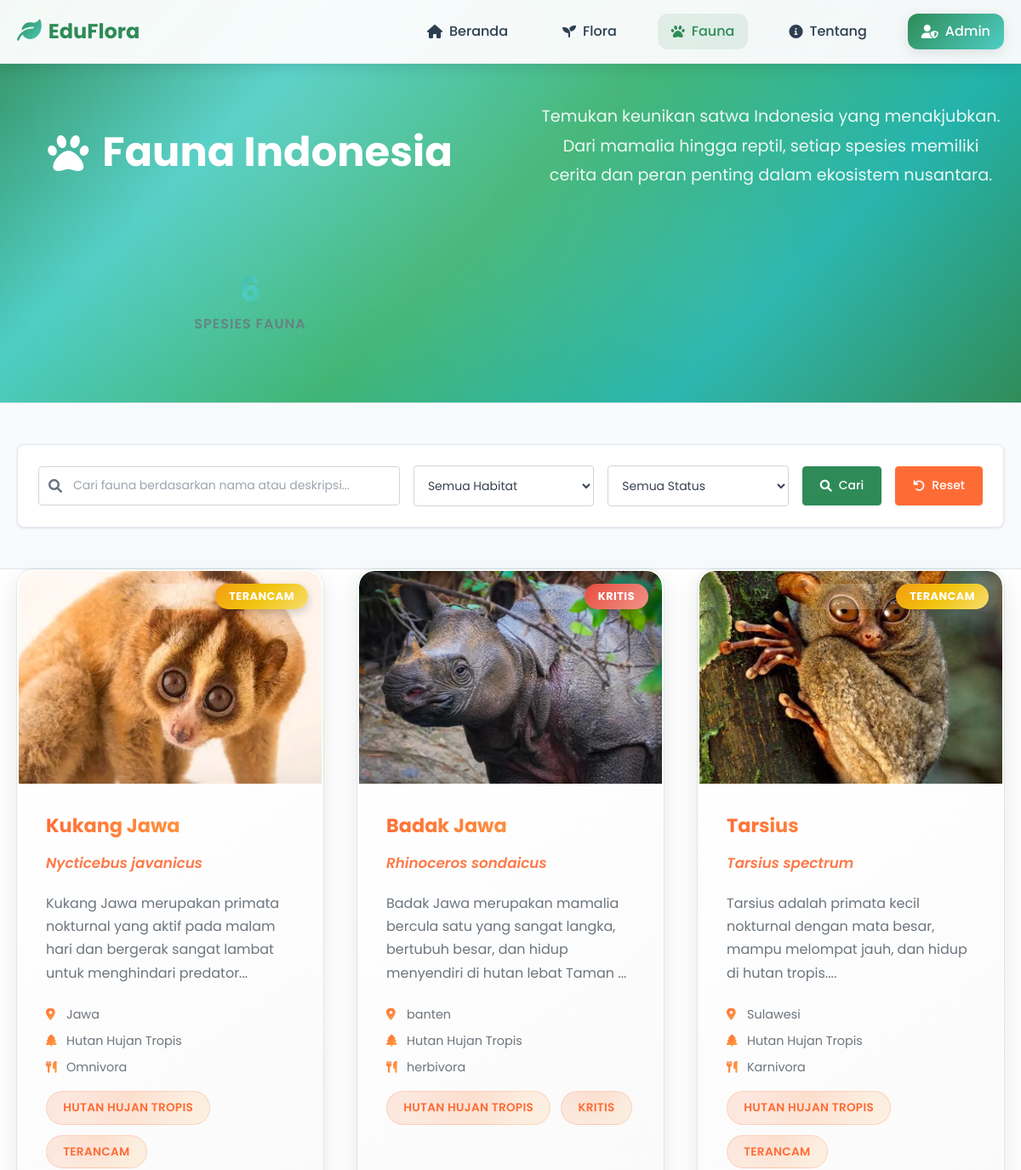
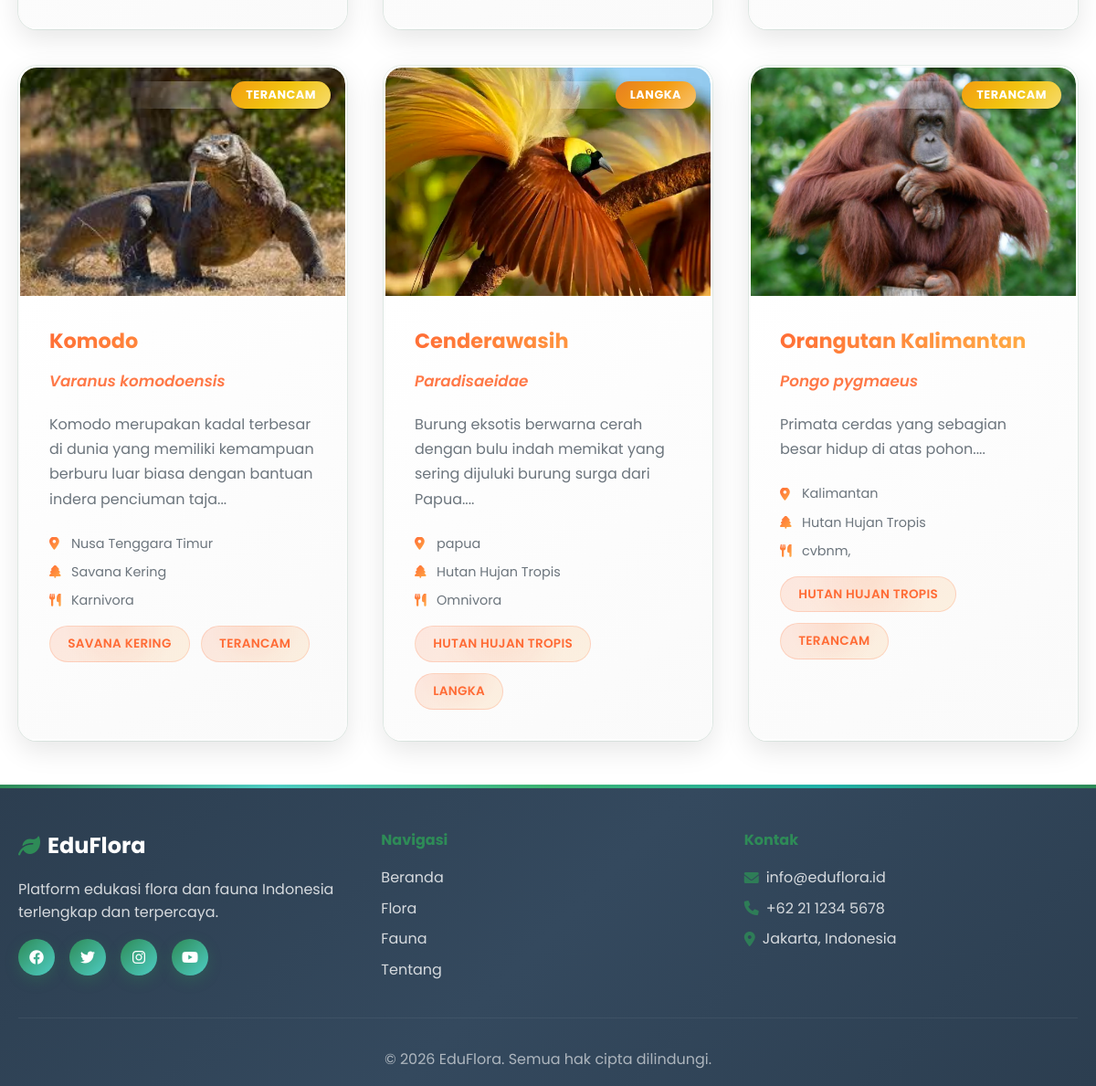
The page /fauna.php on the database its author committed (2 pictures, top to bottom).
### tables this page shows
CREATE TABLE `fauna` (
  `id` int NOT NULL,
  `nama` varchar(255) NOT NULL,
  `nama_ilmiah` varchar(255) NOT NULL,
  `deskripsi` text NOT NULL,
  `habitat` varchar(255) NOT NULL,
  `habitat_detail` text,
  `asal_daerah` varchar(255) NOT NULL,
  `status_konservasi` enum('Aman','Terancam','Langka','Kritis','Punah di Alam') DEFAULT 'Aman',
  `makanan` varchar(255) DEFAULT NULL,
  `perilaku` text,
  `ciri_fisik` text,
  `image` varchar(500) DEFAULT 'assets/images/default-fauna.jpg',
  `created_at` timestamp NULL DEFAULT CURRENT_TIMESTAMP,
  `updated_at` timestamp NULL DEFAULT CURRENT_TIMESTAMP ON UPDATE CURRENT_TIMESTAMP
);

### fauna.php (the view, shortened to what this page needs)
<?php
include 'config/database.php';
$page = isset($_GET['page']) ? (int)$_GET['page'] : 1;
$limit = 12;
$offset = ($page - 1) * $limit;
$search = isset($_GET['search']) ? mysqli_real_escape_string($conn, $_GET['search']) : '';
$where_conditions = [];
$where_clause = !empty($where_conditions) ? 'WHERE ' . implode(' AND ', $where_conditions) : '';
$count_query = "SELECT COUNT(*) as total FROM fauna $where_clause";
$count_result = mysqli_query($conn, $count_query);
$total_records = mysqli_fetch_assoc($count_result)['total'];
$query = "SELECT * FROM fauna $where_clause ORDER BY created_at DESC LIMIT $limit OFFSET $offset";
$result = mysqli_query($conn, $query);
?>
<!DOCTYPE html>
<html lang="id">
<head>
    <link rel="stylesheet" href="assets/css/style.css">
    <link rel="stylesheet" href="https://cdnjs.cloudflare.com/ajax/libs/font-awesome/6.0.0/css/all.min.css">
</head>
<body>
    <nav class="navbar">
        <div class="nav-container">
            <div class="nav-logo">
                <i class="fas fa-leaf"></i>
                <span>EduFlora</span>
            </div>
            <ul class="nav-menu">
                <li><a href="index.php" class="nav-link"><i class="fas fa-home"></i> Beranda</a></li>
                <li><a href="flora.php" class="nav-link"><i class="fas fa-seedling"></i> Flora</a></li>
                <li><a href="fauna.php" class="nav-link active"><i class="fas fa-paw"></i> Fauna</a></li>
                <li><a href="index.php#about" class="nav-link"><i class="fas fa-info-circle"></i> Tentang</a></li>
                <li><a href="admin/login.php" class="nav-link admin-btn"><i class="fas fa-user-shield"></i> Admin</a></li>
            </ul>
        </div>
    </nav>
    <section class="page-hero" style="background: var(--gradient-secondary);">
        <div class="container">
            <div class="hero-content">
                <h1 class="page-title">
                    <i class="fas fa-paw"></i>
                    Fauna Indonesia
                </h1>
                <p class="page-description">
                    Temukan keunikan satwa Indonesia yang menakjubkan.
                    Dari mamalia hingga reptil, setiap spesies memiliki cerita dan peran penting dalam ekosistem nusantara.
                </p>
                <div class="page-stats">
                    <div class="stat-item">
                        <span class="stat-number"><?php echo number_format($total_records); ?></span>
                        <span class="stat-label">Spesies Fauna</span>
                    </div>
                </div>
            </div>
        </div>
    </section>
    <section class="search-section">
        <div class="container">
            <form method="GET" class="search-form">
                <div class="search-grid">
                    <div class="search-input-group">
                        <i class="fas fa-search"></i>
                        <input type="text" name="search" placeholder="Cari fauna berdasarkan nama atau deskripsi..."
                               value="<?php echo htmlspecialchars($search); ?>">
                    </div>
                    <select name="habitat">
                        <option value="">Semua Habitat</option>
                    </select>
                    <select name="status">
                        <option value="">Semua Status</option>
                    </select>
                    <button type="submit" class="search-btn">
                        <i class="fas fa-search"></i>
                        Cari
                    </button>
                    <a href="fauna.php" class="reset-btn-fauna">
                        <i class="fas fa-undo"></i>
                        Reset
                    </a>
                </div>
            </form>
        </div>
    </section>
    <section class="fauna-grid-section">
        <div class="container">
            <?php if (mysqli_num_rows($result) > 0): ?>
                <div class="fauna-grid">
                    <?php while($fauna = mysqli_fetch_assoc($result)): ?>
                        <div class="fauna-card">
                            <div class="card-image">
                                <img src="<?php echo $fauna['image']; ?>" alt="<?php echo $fauna['nama']; ?>"
                                     onerror="this.src='assets/images/default-fauna.svg'">
                                <div class="card-status">
                                    <span class="status-badge status-<?php echo strtolower(str_replace(' ', '-', $fauna['status_konservasi'])); ?>">
                                        <?php echo $fauna['status_konservasi']; ?>
                                    </span>
                                </div>
                            </div>
                            <div class="card-content">
                                <h3 class="card-title"><?php echo $fauna['nama']; ?></h3>
                                <p class="card-scientific"><?php echo $fauna['nama_ilmiah']; ?></p>
                                <p class="card-description"><?php echo substr($fauna['deskripsi'], 0, 120); ?>...</p>
                                <div class="card-info">
                                    <div class="info-item">
                                        <i class="fas fa-map-marker-alt"></i>
                                        <span><?php echo $fauna['asal_daerah']; ?></span>
                                    </div>
                                    <div class="info-item">
                                        <i class="fas fa-tree"></i>
                                        <span><?php echo $fauna['habitat']; ?></span>
                                    </div>
                                    <?php if ($fauna['makanan']): ?>
                                    <div class="info-item">
                                        <i class="fas fa-utensils"></i>
                                        <span><?php echo $fauna['makanan']; ?></span>
                                    </div>
                                    <?php endif; ?>
                                </div>
                                <div class="card-tags">
                                    <span class="tag"><?php echo $fauna['habitat']; ?></span>
                                    <span class="tag"><?php echo $fauna['status_konservasi']; ?></span>
                                </div>
                            </div>
                        </div>
                    <?php endwhile; ?>
                </div>
            <?php endif; ?>
        </div>
    </section>
    <footer class="footer">
        <div class="container">
            <div class="footer-content">
                <div class="footer-section">
                    <div class="footer-logo">
                        <i class="fas fa-leaf"></i>
                        <span>EduFlora</span>
                    </div>
                    <p>Platform edukasi flora dan fauna Indonesia terlengkap dan terpercaya.</p>
                    <div class="social-links">
                        <a href="#"><i class="fab fa-facebook"></i></a>
                        <a href="#"><i class="fab fa-twitter"></i></a>
                        <a href="#"><i class="fab fa-instagram"></i></a>
                        <a href="#"><i class="fab fa-youtube"></i></a>
                    </div>
                </div>
                <div class="footer-section">
                    <h4>Navigasi</h4>
                    <ul>
                        <li><a href="index.php">Beranda</a></li>
                        <li><a href="flora.php">Flora</a></li>
                        <li><a href="fauna.php">Fauna</a></li>
                        <li><a href="index.php#about">Tentang</a></li>
                    </ul>
                </div>
                <div class="footer-section">
                    <h4>Kontak</h4>
                    <div class="contact-info">
                        <p><i class="fas fa-envelope"></i> info@eduflora.id</p>
                        <p><i class="fas fa-phone"></i> +62 21 1234 5678</p>
                        <p><i class="fas fa-map-marker-alt"></i> Jakarta, Indonesia</p>
                    </div>
                </div>
            </div>
            <div class="footer-bottom">
                <p>&copy; 2026 EduFlora. Semua hak cipta dilindungi.</p>
            </div>
        </div>
    </footer>
</body>
</html>

### rows shown on the page
fauna: image (picture), status_konservasi "TERANCAM", nama "Kukang Jawa", nama_ilmiah "Nycticebus javanicus", deskripsi "Kukang Jawa merupakan primata nokturnal yang aktif pada malam hari dan bergerak sangat lambat untuk menghindari predator", asal_daerah "Jawa", habitat "Hutan Hujan Tropis", makanan "Omnivora", habitat "HUTAN HUJAN TROPIS"
fauna: image (picture), status_konservasi "KRITIS", nama "Badak Jawa", nama_ilmiah "Rhinoceros sondaicus", deskripsi "Badak Jawa merupakan mamalia bercula satu yang sangat langka, bertubuh besar, dan hidup menyendiri di hutan lebat Taman", asal_daerah "banten", habitat "Hutan Hujan Tropis", makanan "herbivora", habitat "HUTAN HUJAN TROPIS"
fauna: image (picture), status_konservasi "TERANCAM", nama "Tarsius", nama_ilmiah "Tarsius spectrum", deskripsi "Tarsius adalah primata kecil nokturnal dengan mata besar, mampu melompat jauh, dan hidup di hutan tropis.", asal_daerah "Sulawesi", habitat "Hutan Hujan Tropis", makanan "Karnivora", habitat "HUTAN HUJAN TROPIS"
fauna: image (picture), status_konservasi "TERANCAM", nama "Komodo", nama_ilmiah "Varanus komodoensis", deskripsi "Komodo merupakan kadal terbesar di dunia yang memiliki kemampuan berburu luar biasa dengan bantuan indera penciuman taja", asal_daerah "Nusa Tenggara Timur", habitat "Savana Kering", makanan "Karnivora", habitat "SAVANA KERING"
fauna: image (picture), status_konservasi "LANGKA", nama "Cenderawasih", nama_ilmiah "Paradisaeidae", deskripsi "Burung eksotis berwarna cerah dengan bulu indah memikat yang sering dijuluki burung surga dari Papua.", asal_daerah "papua", habitat "Hutan Hujan Tropis", makanan "Omnivora", habitat "HUTAN HUJAN TROPIS"
fauna: image (picture), status_konservasi "TERANCAM", nama "Orangutan Kalimantan", nama_ilmiah "Pongo pygmaeus", deskripsi "Primata cerdas yang sebagian besar hidup di atas pohon.", asal_daerah "Kalimantan", habitat "Hutan Hujan Tropis", makanan "cvbnm,", habitat "HUTAN HUJAN TROPIS"
